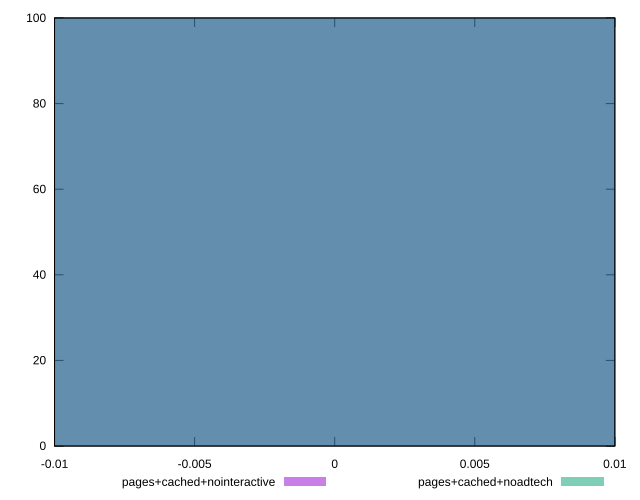

Generate this figure with gnuplot:
reset

$pagesCachedNointeractive <<EOF
0 100
EOF

$pagesCachedNoadtech <<EOF
0 100
EOF

set key outside below
set boxwidth 0.1
set xrange [-0.01:0.01]
set yrange [0:100]
set trange [0:100]
set style fill transparent solid 0.5 noborder
set terminal svg size 640, 500 enhanced background rgb 'white'
set output "report_00008_2021-01-22T20:58:29.167/unminified-javascript/comparison/histogram/3_vs_4.svg"

plot $pagesCachedNointeractive title "pages+cached+nointeractive" with boxes, \
     $pagesCachedNoadtech title "pages+cached+noadtech" with boxes

reset
